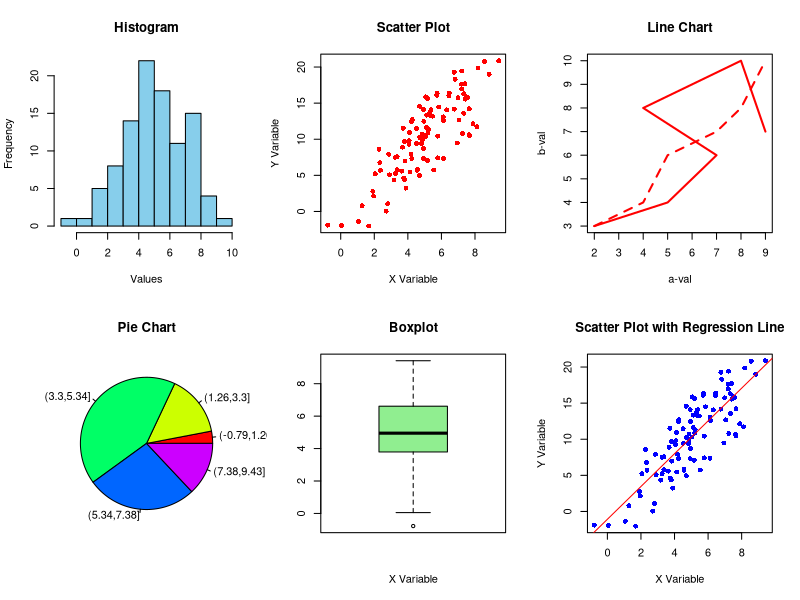

Write the R code that produced this figure.
set.seed(20)
x <- rnorm(100, mean = 5, sd = 2)
y <- 2 * x + rnorm(100, mean = 0, sd = 3)

# Save old par settings and set new 2x3 layout
old_par <- par(mfrow = c(2, 3))

# Histogram
hist(x, main = "Histogram", xlab = "Values", col = "skyblue", border = "black")

# Scatter Plot
plot(x, y, main = "Scatter Plot", xlab = "X Variable", ylab = "Y Variable", pch = 16, col = "red")

# Line Chart
a <- c(2, 5, 7, 4, 8, 9)
b <- c(3, 4, 6, 8, 10, 7)
plot(a, b, type = "l", col = "red", lty = 1, lwd = 2, main = "Line Chart", xlab = "a-val", ylab = "b-val")
lines(sort(a), sort(b), col = "red", lty = 2, lwd = 2)

# Pie Chart
pie(table(cut(x, breaks = 5)), main = "Pie Chart", col = rainbow(5))

# Boxplot
boxplot(x, main = "Boxplot", xlab = "X Variable", col = "lightgreen")

# Scatter Plot with Regression Line
plot(x, y, main = "Scatter Plot with Regression Line", xlab = "X Variable", ylab = "Y Variable", pch = 16, col = "blue")
abline(lm(y ~ x), col = "red")

# Restore original par settings
par(old_par)